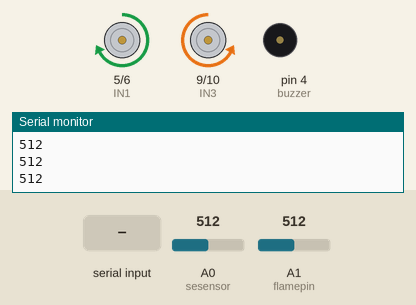
The sketch below on a simulated Arduino Uno, built with avr-gcc and run on an emulated ATmega328P. Parts: motor-driver pin pairs drawn as motors (green arrow = first pin HIGH = forward, orange = second pin HIGH = backward, longer = more drive, scaled by the enable pin), buzzer (waves = sounding, pin HIGH), the last lines printed to the serial monitor. The test bench sets the inputs (shaded band); at power-on: A1 (flamepin) = 512, A0 (sesensor) = 512.

Above: at 1.2 s.
1.3 s: A1 (flamepin) set to 1023
At 2.6 s:
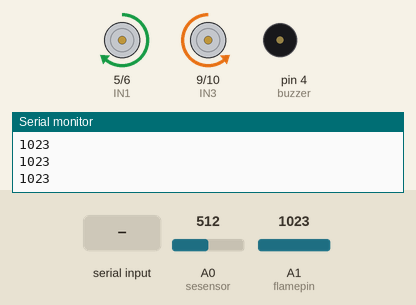
3.3 s: "2" received over Serial
6.3 s: A0 (sesensor) set to 58
9.3 s: A0 (sesensor) set to 48
At 10.4 s:
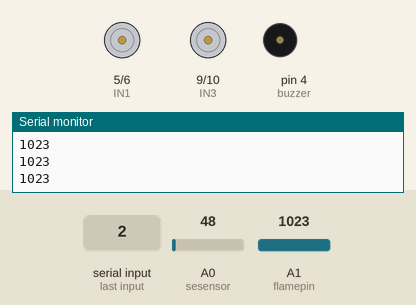
10.8 s: "3" received over Serial
12.3 s: A1 (flamepin) set to 111
13.8 s: A1 (flamepin) set to 93
At 14.8 s:
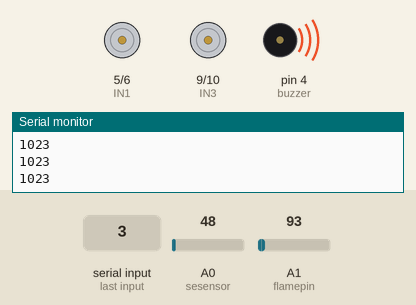
Timing chart, 0 to 16.3 s (numbered marks = the images above; inputs shaded):
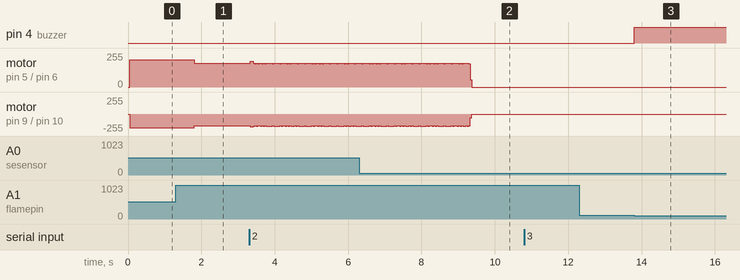

The sketch:

car_and_flame.ino
```cpp
#define IN1  5              //the forward rotational direction pin of the right motors
#define IN2  6              //the backward rotational direction pin of the right motors
#define IN3  9             //the forward rotational direction pin of the left motors
#define IN4  10
#define EN1  3            //the PWM pin of the left motors
#define EN2  11             //the PWM pin of the left motors
#define sesensor  A0
#define buzzer 4
#define flamepin A1

void setup() {
  pinMode(IN1,OUTPUT);
  pinMode(IN2,OUTPUT);
  pinMode(IN3,OUTPUT);
  pinMode(IN4,OUTPUT);
  pinMode(EN1,OUTPUT);
  pinMode(EN2,OUTPUT);
  pinMode(sesensor,INPUT);

   pinMode(buzzer,OUTPUT);
  pinMode(flamepin,INPUT);
  Serial.begin(9600);    //setup serial communication protocol with speed of data trans and recive 9600
}

 int forward(int speeder)    // function to move the car forward with PWM value masked in speeder value
 {
    digitalWrite(IN1,HIGH);
    digitalWrite(IN2,LOW);
    digitalWrite(IN3,LOW);
    digitalWrite(IN4,HIGH);
    analogWrite(EN1,speeder);
    analogWrite(EN2,speeder);
 }

 int backward(int speeder)     // function to move the car backward with PWM value masked in speeder value
 {
    digitalWrite(IN1,LOW);
    digitalWrite(IN2,HIGH);
    digitalWrite(IN3,HIGH);
    digitalWrite(IN4,LOW);
    analogWrite(EN1,speeder);
    analogWrite(EN2,speeder);

 }

 int turn_right(int speeder)  // function to move the car turn right with PWM value masked in speeder value
 {
    digitalWrite(IN1,HIGH);
    digitalWrite(IN2,LOW);
    digitalWrite(IN3,LOW);
    digitalWrite(IN4,LOW);
    analogWrite(EN1,speeder);
    analogWrite(EN2,speeder);
 }

 int turn_left(int speeder)  // function to move the car turn left with PWM value masked in speeder value
 {
    digitalWrite(IN1,LOW);
    digitalWrite(IN2,LOW);
    digitalWrite(IN3,LOW);
    digitalWrite(IN4,HIGH);
    analogWrite(EN1,speeder);
    analogWrite(EN2,speeder);
 }

 int turn_round(int speeder)  // function to move the car turn round it self with fixed center of rotating  with PWM value masked in speeder value
 {
    digitalWrite(IN1,HIGH);
    digitalWrite(IN2,LOW);
    digitalWrite(IN3,LOW);
    digitalWrite(IN4,HIGH);
    analogWrite(EN1,speeder);
    analogWrite(EN2,speeder);
 }


void loop()
{

   Serial.println(analogRead(A1));
   while(1)                   //for ever loop as this code will still applied forever the robot working
   {
      if(Serial.available())          //making condition as asking if the arduino reciving data from the bluetooth module
    {
      int data = Serial.read();           //put the readed data from bluetooth in varialbe called data

 while(data == '1')                     //while the send data equal 1 which customized to be the up arrow on the mobile app make it move forward
 {
  forward(220);                           //the car will move forward with PWM 220 of 255
  delay(5);                               // delay with 5 ms only as the time for excuting forward is so small so we need to make delay to see forward function
  forward(0);                              // the turn off the forward function by sending the pwm value with zero
  break;                                   // break to get out of this loop and start checking agian for the right condtion with the recived value by bluetooth
 }
                 /*******************this previous sequence as when sending 1 from the mobile app the app still sending 1 even if yo all the way give your finger uo
                       so we made it with delay 5 ms only then stop then start check again if i still holding the 1 or i gave my finger away if i gave it up it
                   will start checking another conditions if i still on the top arrow which sends 1 it will still forward **********************/


  while (data == '2')
 {
 backward(220);
 delay(5);
 backward(0);
 break;
 }
while (data=='3')
 {
  turn_left(220);
  delay(5);
  turn_left(0);
  break;
 }
while(data=='4')
 {
  turn_right(220);
  delay(5);
  turn_right(0);
  break;
 }
 while(data=='5')
 {
  turn_round(220);
  delay(5);
  turn_round(0);
  break;
 }
   }


int soundsensor=analogRead(sesensor);
if(soundsensor>=54){
  forward(220);
  delay(5);
  forward(0);
  break;
}

int flamestatus=analogRead(flamepin);
if(flamestatus<=100){
  digitalWrite(buzzer,HIGH);}else if(flamestatus>100) digitalWrite(buzzer,LOW);


}


      }
```

Measured:
- the behaviour switches between 54 and 53 on A0 (sesensor) (found by bisection; images 1 and 2)
- the behaviour switches between 101 and 100 on A1 (flamepin) (found by bisection; images 2 and 3)
- after the input at 1.3 s, motor on pin 5 (IN1) / pin 6 (IN2): forward 203/255 → forward 179/255 after 0.51 s; motor on pin 9 (IN3) / pin 10 (IN4): backward 203/255 → backward 179/255 after 0.51 s
- after the input at 12.3 s, every drawn part: stays the same
- after the input at 13.8 s, pin 4 (buzzer): LOW → HIGH at once
